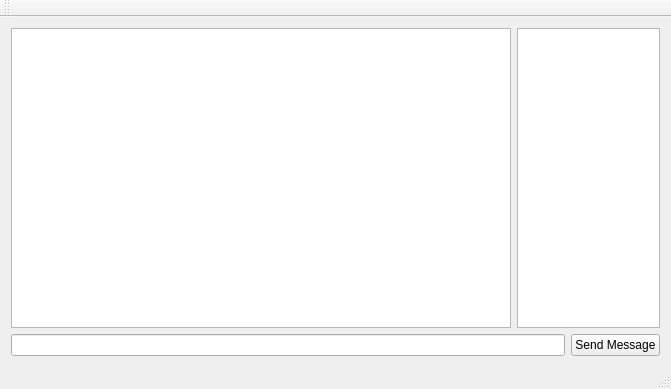
<?xml version="1.0" encoding="UTF-8"?>
<ui version="4.0">
 <class>MainWindow</class>
 <widget class="QMainWindow" name="MainWindow">
  <property name="geometry">
   <rect>
    <x>0</x>
    <y>0</y>
    <width>671</width>
    <height>389</height>
   </rect>
  </property>
  <property name="windowTitle">
   <string>SOLARIS - Chat Client by Mateusz Nowak</string>
  </property>
  <widget class="QWidget" name="centralWidget">
   <layout class="QGridLayout" name="gridLayout">
    <item row="0" column="0">
     <layout class="QVBoxLayout" name="verticalLayout">
      <item>
       <layout class="QHBoxLayout" name="horizontalLayout_2">
        <item>
         <widget class="QTextBrowser" name="messageHolder">
          <property name="sizePolicy">
           <sizepolicy hsizetype="Expanding" vsizetype="Expanding">
            <horstretch>7</horstretch>
            <verstretch>0</verstretch>
           </sizepolicy>
          </property>
         </widget>
        </item>
        <item>
         <widget class="QTextBrowser" name="textBrowser">
          <property name="sizePolicy">
           <sizepolicy hsizetype="Expanding" vsizetype="Expanding">
            <horstretch>2</horstretch>
            <verstretch>0</verstretch>
           </sizepolicy>
          </property>
         </widget>
        </item>
       </layout>
      </item>
      <item>
       <layout class="QHBoxLayout" name="horizontalLayout">
        <item>
         <widget class="QLineEdit" name="lineEdit"/>
        </item>
        <item>
         <widget class="QPushButton" name="sendButton">
          <property name="text">
           <string>Send Message</string>
          </property>
         </widget>
        </item>
       </layout>
      </item>
     </layout>
    </item>
   </layout>
  </widget>
  <widget class="QMenuBar" name="menuBar">
   <property name="geometry">
    <rect>
     <x>0</x>
     <y>0</y>
     <width>671</width>
     <height>21</height>
    </rect>
   </property>
  </widget>
  <widget class="QToolBar" name="mainToolBar">
   <attribute name="toolBarArea">
    <enum>TopToolBarArea</enum>
   </attribute>
   <attribute name="toolBarBreak">
    <bool>false</bool>
   </attribute>
  </widget>
  <widget class="QStatusBar" name="statusBar"/>
 </widget>
 <layoutdefault spacing="6" margin="11"/>
 <resources/>
 <connections/>
</ui>
